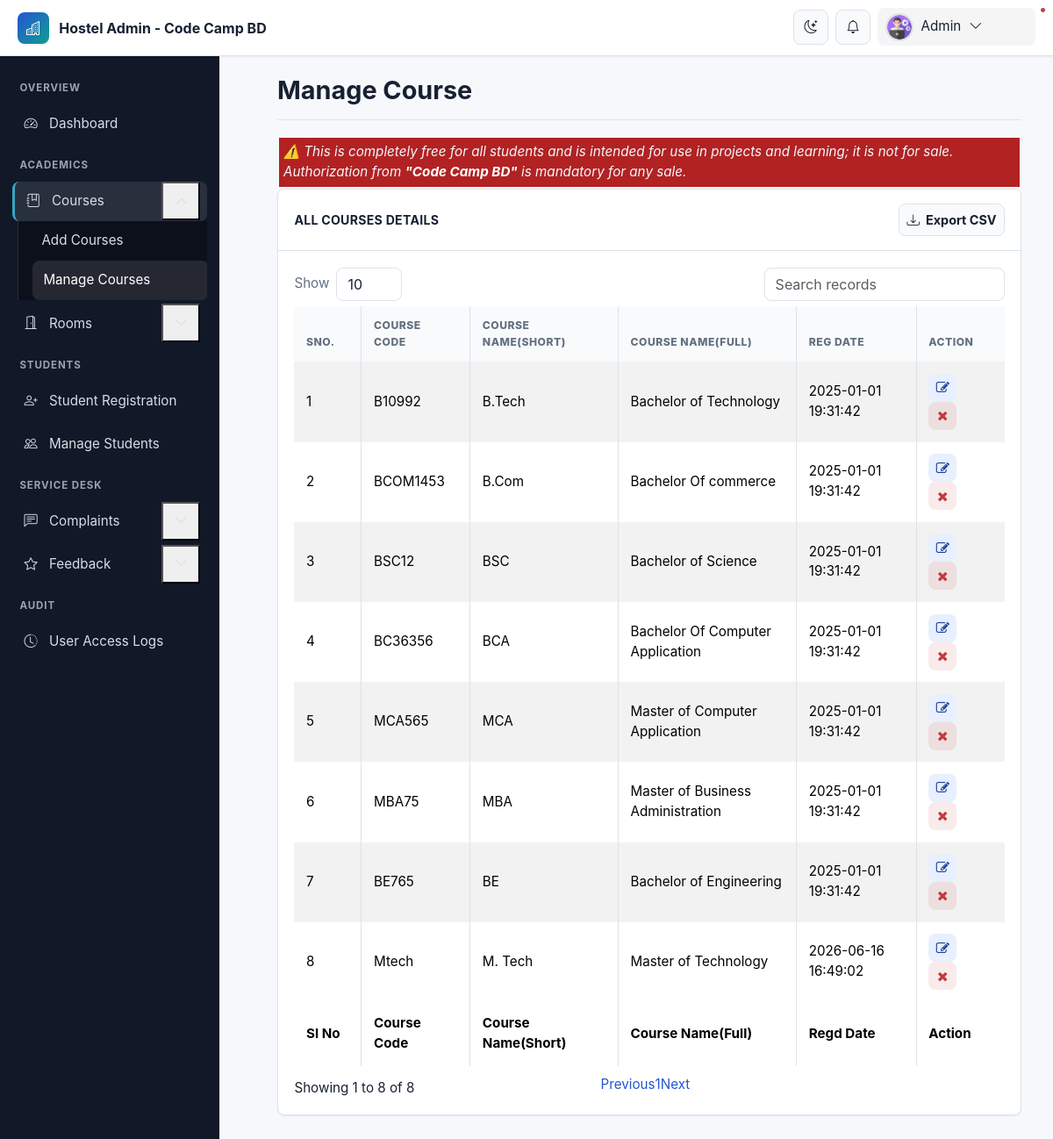
Screenshot of /admin/manage-courses.php (signed in) with the database file from the repository.
### tables this page shows
CREATE TABLE `courses` (
  `id` int(11) NOT NULL,
  `course_code` varchar(255) DEFAULT NULL,
  `course_sn` varchar(255) DEFAULT NULL,
  `course_fn` varchar(255) DEFAULT NULL,
  `posting_date` timestamp NULL DEFAULT current_timestamp()
);

### admin/manage-courses.php (the view, shortened to what this page needs)
<?php
include('includes/config.php');
?>
<!doctype html>
<html lang="en" class="no-js">
<head>
	<link rel="stylesheet" href="css/font-awesome.min.css">
	<link rel="stylesheet" href="https://cdn.jsdelivr.net/npm/bootstrap@5.3.3/dist/css/bootstrap.min.css">
	<link rel="stylesheet" href="css/dataTables.bootstrap.min.css">
	<link rel="stylesheet" href="css/bootstrap-social.css">
	<link rel="stylesheet" href="css/bootstrap-select.css">
	<link rel="stylesheet" href="css/fileinput.min.css">
	<link rel="stylesheet" href="css/awesome-bootstrap-checkbox.css">
	<link rel="stylesheet" href="css/style.css">
</head>
<body>
	<?php include('includes/header.php');?>
	<div class="ts-main-content">
			<?php include('includes/sidebar.php');?>
		<div class="content-wrapper">
			<div class="container-fluid">
				<div class="row">
					<div class="col-md-12">
						<h2 class="page-title">Manage Course</h2>
														<div class="" style="background-color: firebrick; padding: 5px;margin: 2px;}">
									<i>
										<marquee behavior="scroll" direction="left" onmouseover="this.stop();" onmouseout="this.start();" style="color: aliceblue;" >
											⚠️ This is completely free for all students and is intended for use in projects and learning; it is not for sale. Authorization from  <a style="color:white;font-weight: bold;" href="https://www.youtube.com/@codecampbdofficial/" target="_blank" rel="noopener noreferrer">"Code Camp BD"</a>  is mandatory for any sale.
										</marquee>
									</i>
								</div>
						<div class="panel panel-default">
							<div class="panel-heading">All Courses Details</div>
							<div class="panel-body">
								<table id="zctb" class="display table table-striped table-bordered table-hover" cellspacing="0" width="100%">
									<thead>
										<tr>
											<th>Sno.</th>
											<th>Course Code</th>
											<th>Course Name(Short)</th>
											<th>Course Name(Full)</th>
											<th>Reg Date </th>
											<th>Action</th>
										</tr>
									</thead>
									<tfoot>
										<tr>
											<th>Sl No</th>
											<th>Course Code</th>
											<th>Course Name(Short)</th>
											<th>Course Name(Full)</th>
											<th>Regd Date</th>
											<th>Action</th>										</tr>
									</tfoot>
									<tbody>
<?php
$ret="select * from courses";
$stmt= $mysqli->prepare($ret) ;
$stmt->execute() ;
$res=$stmt->get_result();
$cnt=1;
while($row=$res->fetch_object())
	  {
	  	?>
<tr><td><?php echo $cnt;;?></td>
<td><?php echo $row->course_code;?></td>
<td><?php echo $row->course_sn;?></td>
<td><?php echo $row->course_fn;?></td>
<td><?php echo $row->posting_date;?></td>
<td><a href="edit-course.php?id=<?php echo $row->id;?>"><i class="fa fa-edit"></i></a>&nbsp;&nbsp;
<a href="manage-courses.php?del=<?php echo $row->id;?>" onclick="return confirm("Do you want to delete");"><i class="fa fa-close"></i></a></td>
										</tr>
									<?php
$cnt=$cnt+1;
									 } ?>
									</tbody>
								</table>
							</div>
						</div>
					</div>
				</div>
			</div>
		</div>
	</div>
</body>
</html>

### admin/includes/header.php (shortened to what this page needs)
<link rel="stylesheet" href="https://cdn.jsdelivr.net/npm/bootstrap-icons@1.11.3/font/bootstrap-icons.css">
<link rel="stylesheet" href="../css/modern-ui.css">
<header class="brand hms-header">
	<a href="dashboard.php" class="logo" aria-label="Hostel Management System admin home">
		<span class="brand-mark"><i class="bi bi-buildings" aria-hidden="true"></i></span>
		<span>Hostel Admin - Code Camp BD</span>
	</a>
	<div class="hms-header-actions">
		<button class="hms-icon-button" type="button" data-theme-toggle aria-label="Toggle theme">
		</button>
		<div class="hms-dropdown">
			<button class="hms-icon-button" type="button" aria-label="Notifications">
				<i class="bi bi-bell" aria-hidden="true"></i>
				<span class="hms-notification-dot" aria-hidden="true"></span>
			</button>
		</div>
		<ul class="ts-profile-nav" aria-label="Account menu">
			<li class="ts-account">
				<a href="admin-profile.php" style="background: whitesmoke;" >
					<img src="img/software-engineer.png" class="ts-avatar hidden-side" alt="">
					<span class="hidden-side">Admin</span>
					<i class="bi bi-chevron-down hidden-side" aria-hidden="true"></i>
				</a>
			</li>
		</ul>
	</div>
</header>

### admin/includes/sidebar.php (shortened to what this page needs)
<nav class="ts-sidebar" id="hms-sidebar" aria-label="Admin navigation">
	<ul class="ts-sidebar-menu">
		<li class="ts-label">Overview</li>
		<li><a href="dashboard.php"><i class="bi bi-speedometer2" aria-hidden="true"></i> Dashboard</a></li>
		<li class="ts-label">Academics</li>
		<li><a href="#"><i class="bi bi-journal-bookmark" aria-hidden="true"></i> Courses</a>
			<ul>
				<li><a href="add-courses.php">Add Courses</a></li>
				<li><a href="manage-courses.php">Manage Courses</a></li>
			</ul>
		</li>
		<li><a href="#"><i class="bi bi-door-open" aria-hidden="true"></i> Rooms</a>
		</li>
		<li class="ts-label">Students</li>
		<li><a href="registration.php"><i class="bi bi-person-plus" aria-hidden="true"></i> Student Registration</a></li>
		<li><a href="manage-students.php"><i class="bi bi-people" aria-hidden="true"></i> Manage Students</a></li>
		<li class="ts-label">Service Desk</li>
		<li><a href="#"><i class="bi bi-chat-left-text" aria-hidden="true"></i> Complaints</a>
		</li>
		<li><a href="#"><i class="bi bi-star" aria-hidden="true"></i> Feedback</a>
		</li>
		<li class="ts-label">Audit</li>
		<li><a href="access-log.php"><i class="bi bi-clock-history" aria-hidden="true"></i> User Access Logs</a></li>
	</ul>
</nav>

### admin/css/style.css (style rules this page uses)
html { font-size: 14px; }
@media only screen and (min-width: 480px) { html { font-size: 17px; } }
@media only screen and (min-width: 768px) { html { font-size: 14px; } }
body { font-size: 1em; }
a { color: #37a6c4; }
.panel { overflow: hidden; }
ul, li { margin: 0; padding: 0; list-style: none; }
.page-title { padding-bottom: 15px; margin-bottom: 20px; border-bottom: 1px solid #f0f0f0; }
.brand { background: #3e454c; position: relative; z-index: 3; position: fixed; width: 100%; top: 0; }
.brand .logo { box-sizing: border-box; padding: 20px; float: left; display: block; width: 200px; }
@media only screen and (min-width: 992px) { .brand .logo { width: 250px; } }
.brand .ts-profile-nav { float: right; display: none; }
.brand .ts-profile-nav li { float: left; position: relative; }
.brand .ts-profile-nav li a { display: block; padding: 20px; color: #fff; }
.brand .ts-profile-nav .ts-account > a { width: 180px; background: #757575; }
.brand .ts-profile-nav .ts-account .ts-avatar { border-radius: 50%; height: 28px; margin: -10px 0; margin-right: 10px; }
@media only screen and (min-width: 992px) { .brand .ts-profile-nav { display: block; } }
.ts-sidebar { background: #2c3136; max-height: 0; transition: max-height 0.3s; overflow: hidden; position: fixed; z-index: 2; width: 100%; bottom: 0; top: 60px; overflow-y: auto; }
@media only screen and (min-width: 992px) { .ts-sidebar { max-height: 100%; bottom: 0; } }
.ts-sidebar-menu .ts-label { color: #585c64; font-weight: bold; padding: 8px 15px; text-transform: uppercase; font-size: 10px; letter-spacing: 3px; margin-top: 10px; }
.ts-sidebar-menu a { display: block; text-decoration: none; padding: 12px 15px; color: #fff; }
.ts-sidebar-menu li { position: relative; }
.ts-sidebar-menu li i { color: #585c64; margin-right: 10px; }
.ts-sidebar-menu li ul { display: block; background: rgba(255, 0, 0, 0.12); background: rgba(0, 0, 0, 0.32); max-height: 0; overflow: hidden; transition: all 0.3s ease; }
.menu-open, .ts-sidebar-menu .open > ul { max-height: 2000px; }
.ts-sidebar-menu .open > a { background: rgba(51, 56, 62, 0.35); }
.ts-sidebar-menu > .open > a { background: #33383e; border-left: 3px solid #37a6c4; }
.ts-main-content .content-wrapper { padding-top: 15px; margin-top: 10px; }
@media only screen and (min-width: 992px) { .ts-main-content .ts-sidebar { width: 250px; float: left; } }
@media only screen and (min-width: 992px) { .ts-main-content .content-wrapper { margin-left: 250px; } }

### rows the page displays
courses: course_code "B10992", course_sn "B.Tech", course_fn "Bachelor of Technology", posting_date "2025-01-01 19:31:42"
courses: course_code "BCOM1453", course_sn "B.Com", course_fn "Bachelor Of commerce", posting_date "2025-01-01 19:31:42"
courses: course_code "BSC12", course_sn "BSC", course_fn "Bachelor of Science", posting_date "2025-01-01 19:31:42"
courses: course_code "BC36356", course_sn "BCA", course_fn "Bachelor Of Computer Application", posting_date "2025-01-01 19:31:42"
courses: course_code "MCA565", course_sn "MCA", course_fn "Master of Computer Application", posting_date "2025-01-01 19:31:42"
courses: course_code "MBA75", course_sn "MBA", course_fn "Master of Business Administration", posting_date "2025-01-01 19:31:42"
courses: course_code "BE765", course_sn "BE", course_fn "Bachelor of Engineering", posting_date "2025-01-01 19:31:42"
courses: course_code "Mtech", course_sn "M. Tech", course_fn "Master of Technology", posting_date "2026-06-16 16:49:02"
